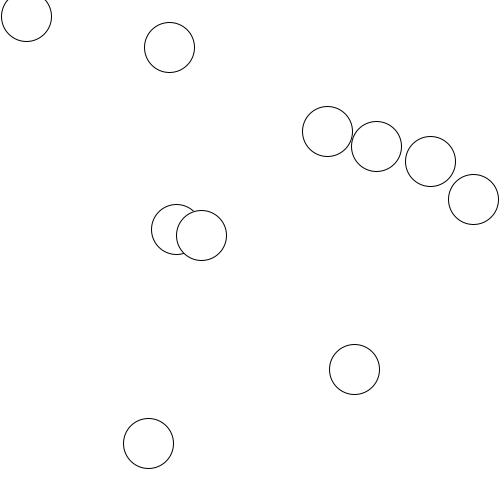
Frame 1 (no input)
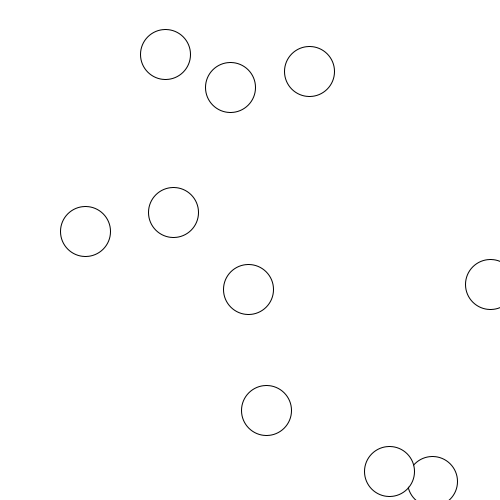
Frame 60 (the mouse pressed at the canvas centre just before this capture)
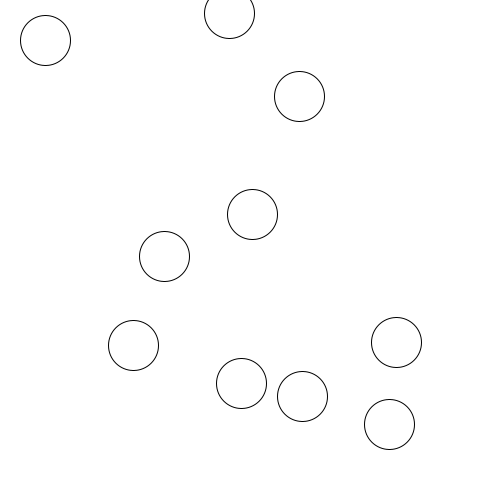
Frame 120 (the mouse held since frame 60 and released just before this capture)

The Processing sketch that drew these frames (run headless with seeded random() and noise(); from frame 60 on, the mouse is pressed at the canvas centre):

// Processing sketch: processing_105986
// ── processing_105986.pde

int array = 10;
float[] x = new float [array];
float[] y = new float [array];
float[] speed = new float [array];
float[] yspeed = new float [array];
float gravity =  0.1;
float distance;

void setup () {
  size(500, 500);


  for (int i = 0; i < array; i++) {
    x[i] = random(0, 499);
    y[i] = random(0, 500);
    speed[i] = random(1, 5);
    yspeed[i] = random(1, 5);
  
  }
}

void draw () {


  background(255);
  for (int i = 0; i < array; i++) {
    yspeed[i] = yspeed[i] + gravity;
    x[i] = int(x[i] + speed[i]);
    y[i] = int(y[i] + yspeed[i]);
    ellipse (x[i], y[i], 50, 50);
    for (int j = 0; j < array; j++) {

   distance = (dist(x[i], y[i], x[j], y[j]));
       if (distance <= 55) {
        speed[i] *= -1;
        speed[j] *= -1;
      yspeed[i] *= -1;
      yspeed [j] *= -1;
      }
      if (x[i] >= 499) {
        speed[i] *= -1;
        x[i] = 498;
      }
      if (x[i] <= 0) {
        speed[i] *= -1;
        x[i] = 1;
      }
      if (y[i] >= 499) {
        yspeed[i] *= -0.8;
        y[i] = 498;
      }
      if (y[i] <= 0) {
        yspeed[i] *= -0.8;
        y[i] = 1;
      }
//       if (x[j] >= 499) {
//        speed[j] *= -1;
//      }
//      if (x[j] <= 0) {
//        speed[j] *= -1;
//      }
//      if (y[j] >= 499) {
//        yspeed[j] *= -0.9;
//      }
//      if (y[j] <= 0) {
//        yspeed[j] *= -0.9;
//      }
      //      speed[i] = speed[i] + gravity[i];

      if (mousePressed) {
        // check if it's the left mouse button
        if (mouseButton == LEFT) {
          // check if the last key pressed was a c (for circle)
          x[i] = mouseX;
          y[i] = mouseY;
        }
      }
    }
  }
}
